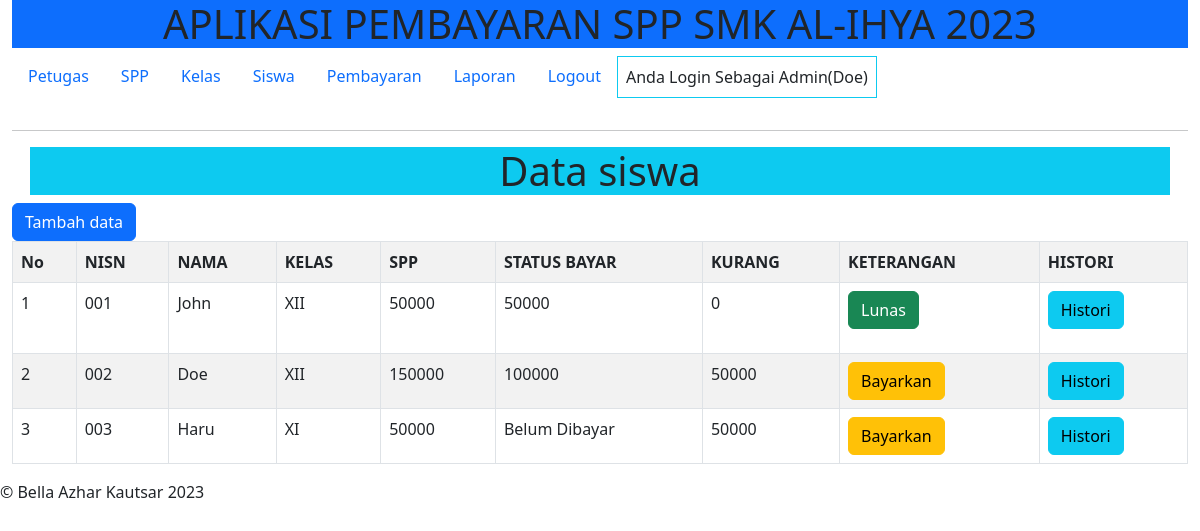
/index.php?page=pembayaran (signed in), run on the app's committed database.
### tables this page shows
CREATE TABLE `siswa` (
  `nisn` char(10) NOT NULL,
  `nis` char(8) NOT NULL,
  `nama` varchar(32) NOT NULL,
  `id_kelas` int(11) NOT NULL,
  `alamat` text NOT NULL,
  `no_telp` varchar(13) NOT NULL,
  `id_spp` int(11) NOT NULL
);

CREATE TABLE `kelas` (
  `id_kelas` int(11) NOT NULL,
  `nama_kelas` varchar(50) NOT NULL,
  `kompetensi_keahlian` varchar(32) NOT NULL
);

CREATE TABLE `spp` (
  `id_spp` int(11) NOT NULL,
  `tahun` int(11) NOT NULL,
  `nominal` int(11) NOT NULL
);

### admin/pembayaran.php (the view)
<h1 class="container-md text-center bg-info ">Data siswa</h1>
<a href="?page=tambah_siswa" class="btn btn-primary">Tambah data</a>
<table class="table table-bordered table-striped">
	<tr>
		<th>No</th>
		<th>NISN</th>
		<th>NAMA</th>
		<th>KELAS</th>
		<th>SPP</th>
		<th>STATUS BAYAR</th>
		<th>KURANG</th>
		<th>KETERANGAN</th>
		<th>HISTORI</th>
	</tr>
	<?php $no = 1;
	$query = $db->query("SELECT * FROM siswa,kelas,spp WHERE siswa.id_kelas = kelas.id_kelas AND siswa.id_spp = spp.id_spp ");
	foreach ($query as $data) :
		$bayar = $db->query("SELECT SUM(jumlah_bayar) as jumlah_bayar FROM pembayaran WHERE nisn = '$data[nisn]'")->fetch_assoc();
		$sudah_bayar = $bayar['jumlah_bayar'];
		$kurang = $data['nominal'] - $bayar['jumlah_bayar'];
	?>
		<tr>
			<td><?= $no++; ?></td>
			<td><?= $data['nisn']; ?></td>
			<td><?= $data['nama']; ?></td>
			<td><?= $data['nama_kelas']; ?></td>
			<td><?= $data['nominal']; ?></td>
			<td><?php if ($sudah_bayar < 1) {
					echo "Belum Dibayar";
				} else {
					echo $sudah_bayar;
				} ?></td>
			<td><?= $kurang; ?></td>
			<?php if ($kurang > 0) : ?>
				<td><a href="?page=tambah_pembayaran&id=<?= $data['nisn'] ?>" class="btn btn-warning">Bayarkan</a></td>
			<?php else : ?>
				<td>
					<p class="btn btn-success">Lunas</p>
				</td>
			<?php endif ?>
			<td><a href="?page=histori_pembayaran&id=<?=$data['nisn'] ?>" class="btn btn-info">Histori</a></td>
		</tr>
	<?php endforeach; ?>
</table>

### data on the page
siswa: nisn "001", nama "John", id_kelas.nama_kelas "XII", id_spp.nominal "50000", sudah_bayar "50000", kurang "0", shows "Lunas"
siswa: nisn "002", nama "Doe", id_kelas.nama_kelas "XII", id_spp.nominal "150000", sudah_bayar "100000", kurang "50000"
siswa: nisn "003", nama "Haru", id_kelas.nama_kelas "XI", id_spp.nominal "50000", shows "Belum Dibayar"

### other printed values
$_SESSION['logname'] "Doe"
